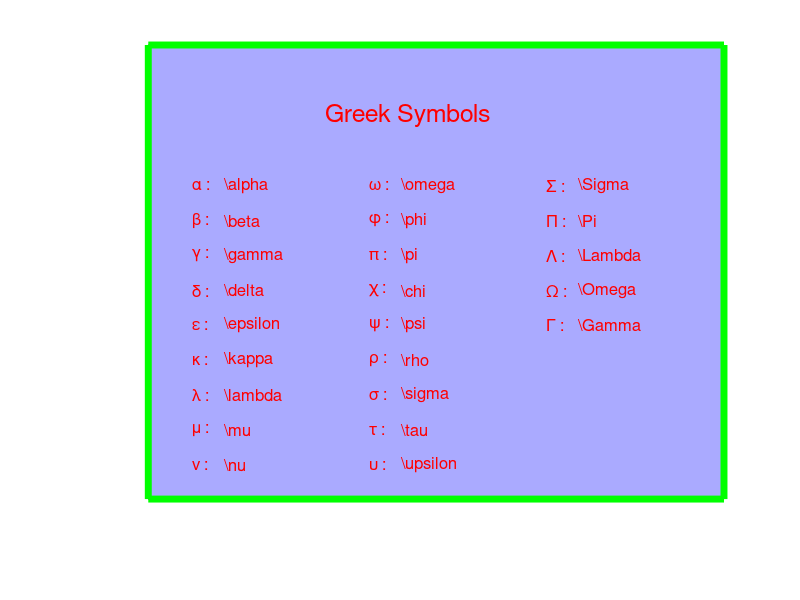

Write the MATLAB code that produced this figure.
% How to produce Greek letters

close all
figure
axis off
hold on
fill([-1 12 12 -1 -1], [-1 -1 12 12 -1], [0.667 0.667 1])
plot([-1 12 12 -1 -1], [-1 -1 12 12 -1], 'Color',[0 1 0], 'Linewidth', 5)

text(3, 10, 'Greek Symbols', 'Color', 'r', 'FontSize', 18)
x= 0;     x1= x + 0.7;
y= 4;     y1= y + 0.7;
z= 8;     z1= z + 0.7;

text(x,8,'\alpha :', 'Color', 'r', 'FontSize', 12);     text(x1, 8, '\\alpha', 'Color', 'r', 'FontSize', 12);
text(x,7,'\beta :', 'Color', 'r', 'FontSize', 12);      text(x1, 7, '\\beta', 'Color', 'r', 'FontSize', 12);
text(x,6,'\gamma :', 'Color', 'r', 'FontSize', 12);     text(x1, 6, '\\gamma', 'Color', 'r', 'FontSize', 12);
text(x,5,'\delta :', 'Color', 'r', 'FontSize', 12);     text(x1, 5, '\\delta', 'Color', 'r', 'FontSize', 12);
text(x,4,'\epsilon :', 'Color', 'r', 'FontSize', 12);   text(x1, 4, '\\epsilon', 'Color', 'r', 'FontSize', 12);
text(x,3,'\kappa :', 'Color', 'r', 'FontSize', 12);     text(x1, 3, '\\kappa', 'Color', 'r', 'FontSize', 12);
text(x,2,'\lambda :', 'Color', 'r', 'FontSize', 12);    text(x1, 2, '\\lambda', 'Color', 'r', 'FontSize', 12);
text(x,1,'\mu :', 'Color', 'r', 'FontSize', 12);        text(x1, 1, '\\mu', 'Color', 'r', 'FontSize', 12);
text(x,0,'\nu :', 'Color', 'r', 'FontSize', 12);        text(x1, 0, '\\nu', 'Color', 'r', 'FontSize', 12);


text(y,8,'\omega :', 'Color', 'r', 'FontSize', 12);     text(y1, 8, '\\omega', 'Color', 'r', 'FontSize', 12);
text(y,7,'\phi :', 'Color', 'r', 'FontSize', 12);       text(y1, 7, '\\phi', 'Color', 'r', 'FontSize', 12);
text(y,6,'\pi :', 'Color', 'r', 'FontSize', 12);        text(y1, 6, '\\pi', 'Color', 'r', 'FontSize', 12);
text(y,5,'\chi :', 'Color', 'r', 'FontSize', 12);       text(y1, 5, '\\chi', 'Color', 'r', 'FontSize', 12);
text(y,4,'\psi :', 'Color', 'r', 'FontSize', 12);       text(y1, 4, '\\psi', 'Color', 'r', 'FontSize', 12);
text(y,3,'\rho :', 'Color', 'r', 'FontSize', 12);       text(y1, 3, '\\rho', 'Color', 'r', 'FontSize', 12);
text(y,2,'\sigma :', 'Color', 'r', 'FontSize', 12);     text(y1, 2, '\\sigma', 'Color', 'r', 'FontSize', 12);
text(y,1,'\tau :', 'Color', 'r', 'FontSize', 12);       text(y1, 1, '\\tau', 'Color', 'r', 'FontSize', 12);
text(y,0,'\upsilon :', 'Color', 'r', 'FontSize', 12);   text(y1, 0, '\\upsilon','Color', 'r', 'FontSize', 12);


text(z,8,'\Sigma :', 'Color', 'r', 'FontSize', 12);     text(z1, 8, '\\Sigma', 'Color', 'r', 'FontSize', 12);
text(z,7,'\Pi :', 'Color', 'r', 'FontSize', 12);       text(z1, 7, '\\Pi', 'Color', 'r', 'FontSize', 12);
text(z,6,'\Lambda :', 'Color', 'r', 'FontSize', 12);        text(z1, 6, '\\Lambda', 'Color', 'r', 'FontSize', 12);
text(z,5,'\Omega :', 'Color', 'r', 'FontSize', 12);       text(z1, 5, '\\Omega', 'Color', 'r', 'FontSize', 12);
text(z,4,'\Gamma :', 'Color', 'r', 'FontSize', 12);       text(z1, 4, '\\Gamma', 'Color', 'r', 'FontSize', 12);
